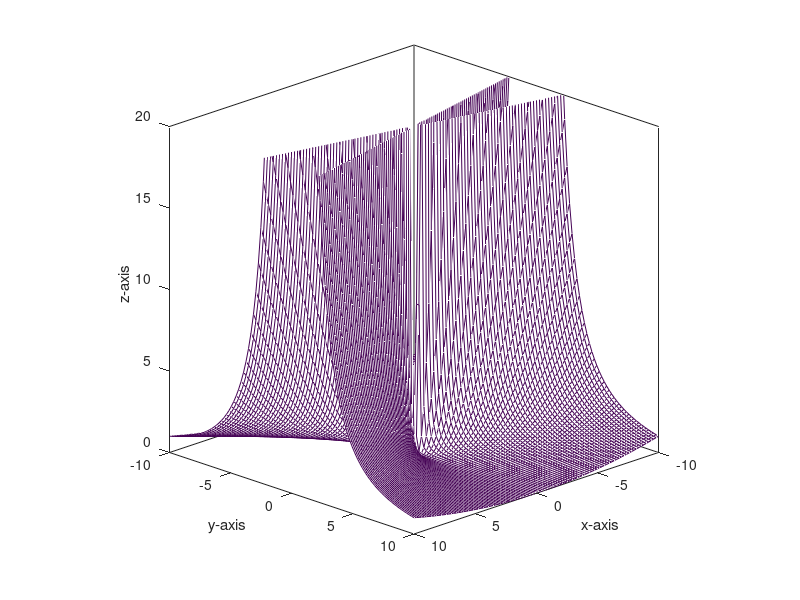

Source code (MATLAB):
uv = linspace(-10,10);
vv = linspace(-10,10);
[u,v] = meshgrid(uv,vv);
x = u;
y = v;
z = (u.^2)./(v.^2);

fig = figure('visible','off');
  hold on;
  mesh(x,y,z);
  axis equal
  box on
  xlabel('x-axis')
  ylabel('y-axis')
  zlabel('z-axis')
  xlim([-10,10]);
  ylim([-10,10]);
  zlim([0,20]);
  view([1,1,0.5]);

print(fig, 'b42-a8-3a','-dpng');